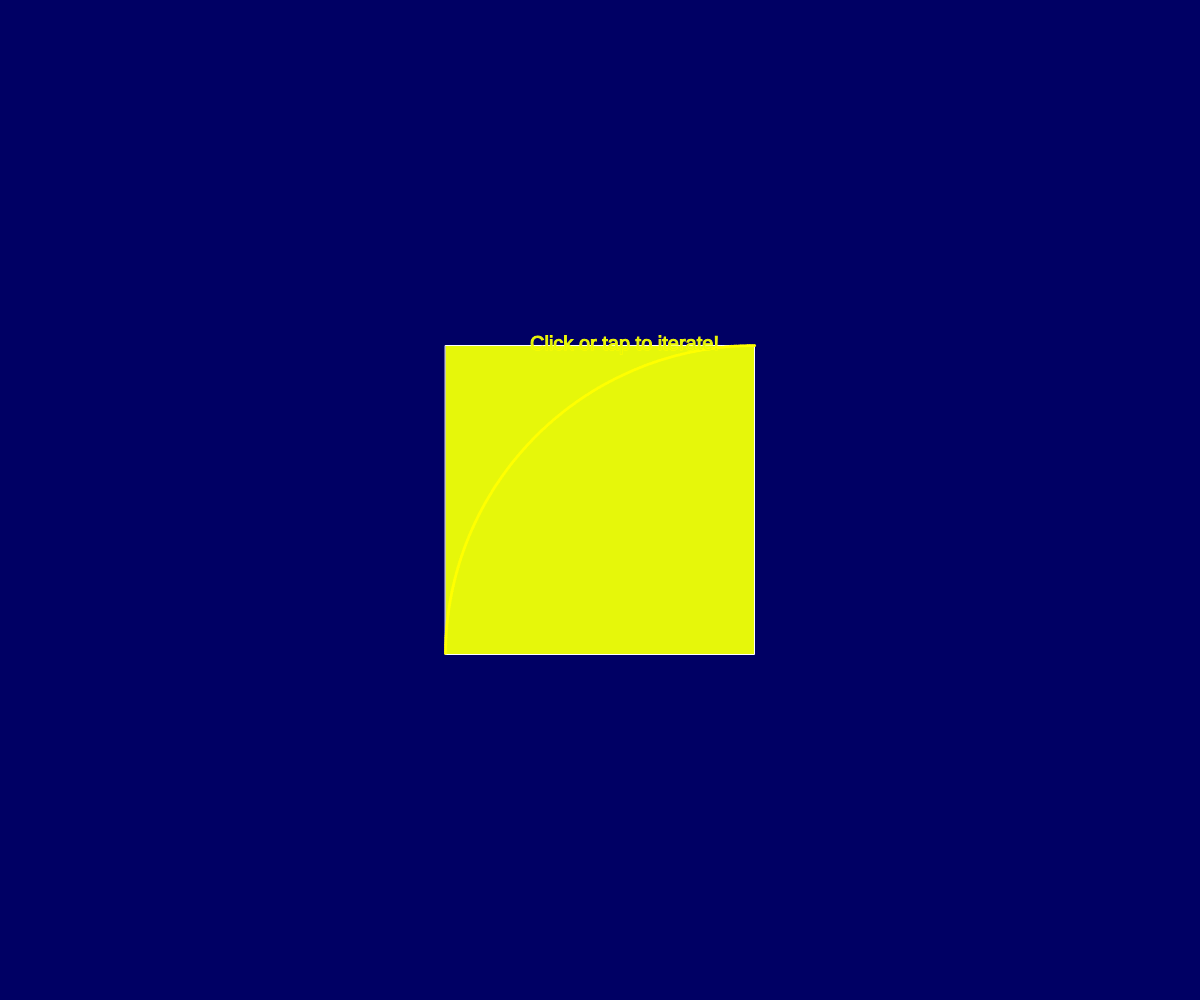
Frame 1 (no input)
Frame 60 (no input): identical to frame 1, image omitted
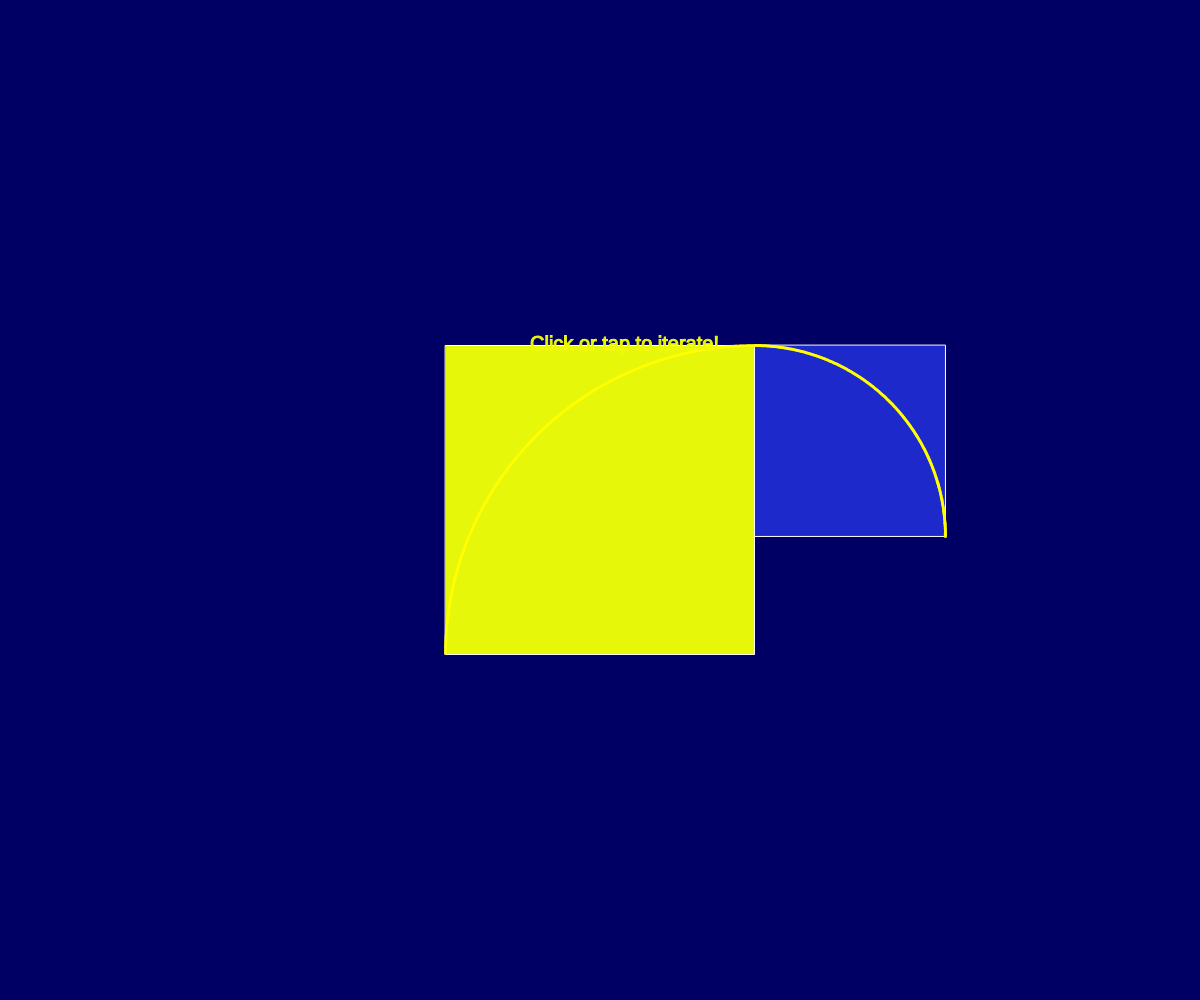
Frame 120 (the mouse pressed at the canvas centre since frame 60)

The p5.js sketch that drew these frames (run headless with seeded random() and noise() and a simulated clock; from frame 60 on, the mouse is pressed at the canvas centre):

// p5.js sketch
// ── sketch.js
class Gbox {
  constructor(_x, _y, _w) {
    this.pos = createVector(_x, _y)
    this.width = _w

    this.n = 0

    this.direction = 0 
  }

  render() {
    rectMode(CENTER)

    let r = Math.floor(Math.random() * 255)
    let g = Math.floor(Math.random() * 255)
    let b = Math.floor(Math.random() * 255)


    fill(r, g, b)

    strokeWeight(1)
    stroke(255)
    translate(this.pos.x, this.pos.y)
    rotate(radians(90) * this.n)

    rect(0, 0, this.width, this.width)

    strokeWeight(3)
    stroke(255, 255, 0)

    beginShape(POINTS)

    for (let i = 90; i < 180; i+= 0.33) {
      // let vX = (this.width / 2) + this.width * Math.cos(radians(i))
      // let vY = (this.width / 2) + this.width * Math.sin(radians(i))

      // vertex(vX, vY)
      vertex((this.width / 2) + this.width * Math.cos(radians(i)), (this.width / 2) - this.width * Math.sin(radians(i)))
    }

    endShape(POINTS)
  }

  iterate() {
    this.n++

    this.direction++
    if (this.direction > 4) this.direction = 1
    

    if (this.direction === 1) {
      this.pos.x+= (this.width / 2) + ((this.width / 2) * golden)
      this.pos.y-= (this.width / 2) - ((this.width / 2) * golden)
    } else if (this.direction === 2) {
      this.pos.x+= (this.width / 2) - ((this.width / 2) * golden)
      this.pos.y+= (this.width / 2) + ((this.width / 2) * golden)
    } else if (this.direction === 3) {
      this.pos.x-= (this.width / 2) + ((this.width / 2) * golden)
      this.pos.y+= (this.width / 2) - ((this.width / 2) * golden)
    } else if (this.direction === 4) {
      this.pos.x-= (this.width / 2) - ((this.width / 2) * golden)
      this.pos.y-= (this.width / 2) + ((this.width / 2) * golden)
    }


    this.width*= golden 
  }


}


let fib
const golden = 0.618003398875

function setup() {
 // put setup code here
 // create canvas
  createCanvas(windowWidth, windowHeight)
  // set background color
  background(0, 0, 100)

  

  fib = new Gbox(width / 2, height / 2, height / 2 * golden)

  fib.render()

  textSize(20)
  strokeWeight(1)
  text("Click or tap to iterate!", -70, -150)
}


function draw() {
  // put drawing code here
  
}

function mousePressed() {
  fib.iterate()
  fib.render()
}
